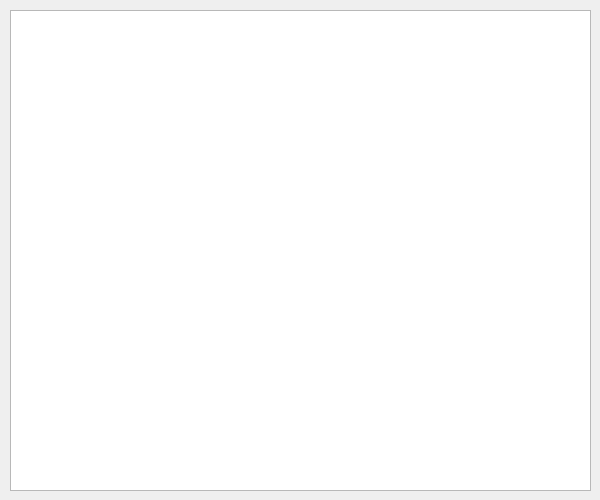
<?xml version="1.0" encoding="UTF-8"?>
<ui version="4.0">
 <class>tasksview</class>
 <widget class="QDialog" name="tasksview">
  <property name="geometry">
   <rect>
    <x>0</x>
    <y>0</y>
    <width>600</width>
    <height>500</height>
   </rect>
  </property>
  <property name="windowTitle">
   <string>Dialog</string>
  </property>
  <widget class="QTableWidget" name="tableWidget">
   <property name="geometry">
    <rect>
     <x>10</x>
     <y>10</y>
     <width>581</width>
     <height>481</height>
    </rect>
   </property>
  </widget>
 </widget>
 <resources/>
 <connections/>
</ui>
